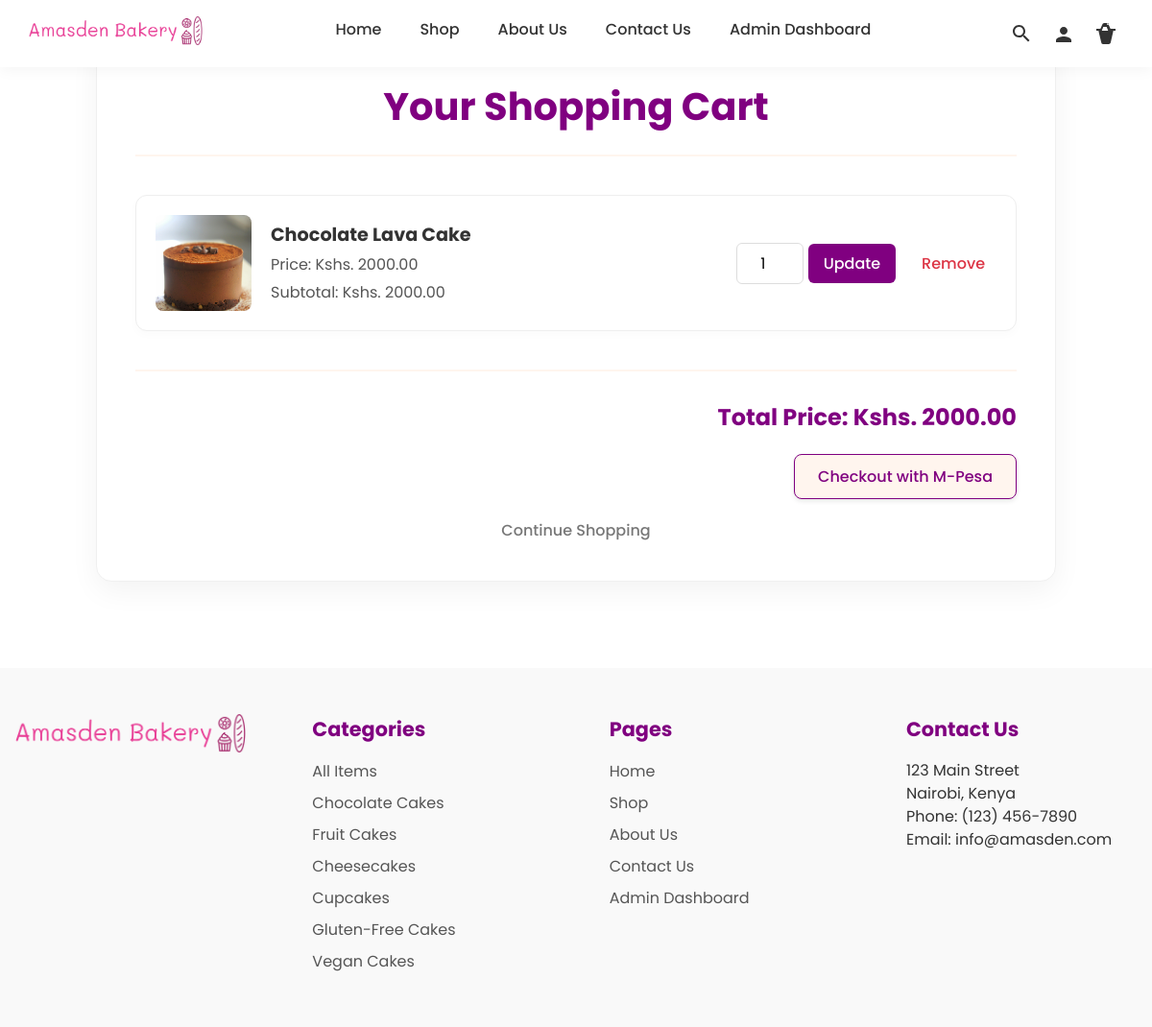
The app's page /cart/cart/ (signed in) with its own data.
### cart/models.py (models this page shows, shortened)
class CartItem(models.Model):
    cart = models.ForeignKey(Cart, on_delete=models.CASCADE, related_name='items')
    product = models.ForeignKey('bakery.BakeryItem', on_delete=models.CASCADE)
    quantity = models.PositiveIntegerField(default=1)
    size = models.ForeignKey('bakery.Size', on_delete=models.SET_NULL, null=True, blank=True)
    custom_message = models.CharField(max_length=255, null=True, blank=True)
    toppings = models.ForeignKey('bakery.Topping', on_delete=models.SET_NULL, null=True, blank=True)
    price = models.DecimalField(max_digits=10, decimal_places=2)
    date_added = models.DateTimeField(auto_now_add=True)
    def get_total_price(self):
        return self.quantity * self.price

### bakery/models.py (models this page shows, shortened)
class BakeryItem(models.Model):
    name = models.CharField(max_length=100, unique=True)
    description = models.TextField()
    price = models.DecimalField(max_digits=6, decimal_places=2)
    image = models.ImageField(upload_to='bakery_images/')
    available = models.BooleanField(default=True)
    slug = models.SlugField(unique=True, blank=True)
    category = models.ForeignKey(Category, on_delete=models.CASCADE, related_name='items', null=True, blank=True)
    ingredients = models.TextField(blank=True)
    sales = models.IntegerField(default=0)

class Category(models.Model):
    name = models.CharField(max_length=100, default='none')
    slug = models.SlugField(unique=True, blank=True)

### cart/views.py (the view, shortened to what this page needs)
# urls.py: path('cart/', views.view_cart, name='view_cart'),
def view_cart(request):
    if request.user.is_authenticated:
        try:
            cart = Cart.objects.get(user=request.user)
            cart_items = CartItem.objects.filter(cart=cart)
        except Cart.DoesNotExist:
            cart_items = []
    total_price = sum(item.get_total_price() for item in cart_items)
    context = {
        'cart_items': cart_items,
        'total_price': total_price,
    }
    return render(request, 'cart/cart.html', context)

### bakery/context_processors.py (called while the page is built)
def global_footer_context(request):
    footer_categories = Category.objects.all()
    category_slug = request.GET.get('category')
    return {
        'footer_categories': footer_categories,
    }

### bakery/templates/cart/cart.html (shortened to what this page needs)
{% load static %}
{% include "bakery/header.html" %}
<div class="shopping-cart">
    <h1>Your Shopping Cart</h1>
    <div class="cart-product-list">
    {% for item in cart_items %}
    <div class="cart-product-item">
        <img src="{{ item.product.image.url }}" alt="{{ item.product.name }}">
        <div class="cart-item-details">
            <p><strong>{{ item.product.name }}</strong></p>
            <p>Price: Kshs. {{ item.product.price }}</p>
            <p>Subtotal: Kshs. {{ item.get_total_price }}</p>
        </div>
        <div class="cart-actions">
            <form action="{% url 'cart:update_quantity' item.id %}" method="post">
                <input type="number" name="quantity" value="{{ item.quantity }}" min="1">
                <button type="submit" class="btn-update">Update</button>
            </form>
            <a href="{% url 'cart:remove_from_cart' item.id %}" class="remove-link">Remove</a>
        </div>
    </div>
    {% empty %}
    <p>Your cart is empty.</p>
    {% endfor %}
    </div>
    <div class="cart-checkout">
        <p class="total-price" name="amount">Total Price: Kshs. {{ total_price }}</p>
        <form action="{% url 'checkout:get_details' %}" method="post">
            <button type="submit" class="btn1">Checkout with M-Pesa</button>
        </form>
    </div>
    <a href="{% url 'products' %}" class="continue-shopping">Continue Shopping</a>
</div>
{% include "bakery/footer.html" %}

### bakery/templates/bakery/footer.html
{% load static %}
<footer>
  <div class="footer-column">
    <img src="{% static 'images/logo.png' %}" alt="Bakery Logo">
  </div>
  <div class="footer-column">
    <h3>Categories</h3>
    <ul>
      <li>
        <a href="{% url 'products' %}">All Items</a>
      </li>
      {% for category in footer_categories %}
      <li>
        <a href="?category={{ category.slug }}">{{ category.name }}</a>
      </li>
      {% endfor %}
    </ul>
  </div>
  <div class="footer-column">
    <h3>Pages</h3>
    <ul>
      <li>
        <a href="{% url 'home' %}">Home</a>
      </li>
      <li>
        <a href="{% url 'products' %}">Shop</a>
      </li>
      <li>
        <a href="{% url 'about' %}">About Us</a>
      </li>
      <li>
        <a href="{% url 'contact' %}">Contact Us</a>
      </li>
      {% if user.is_authenticated %}
            <li >
              {% if user.is_superuser %}
                <a href="{% url 'admin_dashboard:add_bakery_item' %}">Admin Dashboard</a>
              {% elif user.is_staff %}
                <a href="{% url 'staff_dashboard:manage_orders' %}">Staff Dashboard</a>
              {% else %}
                <a href="{% url 'user_dashboard:account_details' %}">Account</a>
              {% endif %}
            </li>
          {% else %}
            <li>
              <a href="{% url 'login' %}">Account</a>
            </li>
          {% endif %}
    </ul>
  </div>
  <div class="footer-column">
    <h3>Contact Us</h3>
    <p>123 Main Street<br>
    Nairobi, Kenya<br>
    Phone: (123) 456-7890<br>
    Email: info@amasden.com</p>
</footer>
  </body>
</html>

### bakery/static/css/master.css (style rules this page uses)
* { margin: 0; padding: 0; box-sizing: border-box; font-family: 'Poppins', sans-serif; font-size: 1rem; }
body { margin-top: 0; display: flex; flex-direction: column; align-items: center; justify-content: center; width: 100%; }
h1 { font-size: 2.2rem; color: purple; }
h3 { font-size: 1.3rem; color: purple; }
p { line-height: 1.5; }
.btn1 { border-radius: 8px; border: none; background-color: seashell; color: purple; padding: 10px 24px; cursor: pointer; transition: all 0.3s ease; border: solid 1px purple; text-decoration: none; font-weight: 500; box-shadow: 0 2px 5px rgba(0, 0, 0, 0.1); }
footer { display: flex; flex-wrap: wrap; justify-content: space-between; background-color: #f9f9f9; padding: 2rem 0; font-family: Arial, sans-serif; color: #333; margin-top: 50px; z-index: 999; }
.footer-column { width: 20%; margin: 0 1rem; padding: 1rem 0; }
.footer-column h3 { margin-bottom: 1rem; }
.footer-column ul { list-style: none; padding: 0; margin: 0; }
.footer-column li { margin-bottom: 0.5rem; }
.footer-column li a { text-decoration: none; color: #555; padding: 0; transition: color 0.2s ease-in-out, background-color 0.2s ease-in-out, padding 0.2s ease-in-out; }
footer img { max-width: 100%; height: auto; }

### bakery/static/css/cart.css (style rules this page uses)
.shopping-cart { background-color: white; border-radius: 16px; box-shadow: 0 10px 30px rgba(0, 0, 0, 0.05); width: 90%; max-width: 1000px; padding: 40px; margin: 40px auto; border: 1px solid #f0f0f0; }
.shopping-cart h1 { margin: 0 0 40px; text-align: center; color: purple; font-weight: 700; font-size: 2.5rem; padding-bottom: 20px; border-bottom: 2px solid seashell; }
.cart-product-list { display: flex; flex-direction: column; gap: 20px; list-style: none; padding: 0; margin: 0 auto 40px; }
.cart-product-item { display: flex; align-items: center; justify-content: space-between; background-color: #fff; border: 1px solid #eee; border-radius: 12px; padding: 20px; box-shadow: 0 4px 10px rgba(0, 0, 0, 0.02); transition: transform 0.2s ease, box-shadow 0.2s ease; }
.cart-product-item img { width: 100px; height: 100px; object-fit: cover; border-radius: 8px; margin-right: 20px; }
.cart-item-details { flex-grow: 1; text-align: left; }
.cart-item-details p { margin: 5px 0; color: #555; }
.cart-item-details strong { font-size: 1.2rem; color: #333; }
.cart-actions { display: flex; align-items: center; gap: 15px; }
.cart-product-item input[type="number"] { width: 70px; padding: 8px; font-size: 1rem; border: 1px solid #ddd; border-radius: 6px; text-align: center; }
.btn-update { background-color: purple; color: #fff; border: none; padding: 8px 16px; cursor: pointer; border-radius: 6px; font-weight: 500; transition: background-color 0.2s; }
.remove-link { color: #dc3545; text-decoration: none; font-weight: 500; padding: 8px 12px; border-radius: 6px; transition: background-color 0.2s; }
.cart-checkout { display: flex; flex-direction: column; align-items: flex-end; border-top: 2px solid seashell; padding-top: 30px; }
.total-price { font-size: 1.5rem; color: purple; font-weight: 700; margin-bottom: 20px; }
.continue-shopping { display: inline-block; margin-top: 20px; color: #777; text-decoration: none; font-weight: 500; text-align: center; width: 100%; }

### records on screen
CartItem: product.image (picture), product.name "Chocolate Lava Cake", product.price "2000.00", get_total_price "2000.00", quantity "1"
Category: name "Chocolate Cakes"
Category: name "Fruit Cakes"
Category: name "Cheesecakes"
Category: name "Cupcakes"
Category: name "Gluten-Free Cakes"
Category: name "Vegan Cakes"

### other values on screen
{{ total_price }} "2000.00"
